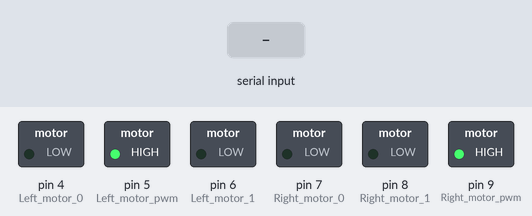
A sketch run on a simulated Arduino Uno, built with avr-gcc and run on an emulated ATmega328P. On the bench: switched loads named in the sketch (green lamp = pin HIGH). The inputs (shaded band) are chosen by the test bench.

Above: at 1.2 s.
1.3 s: "f" received over Serial
At 1.9 s:
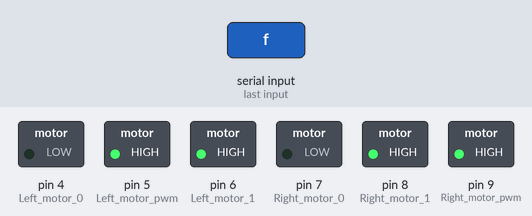
2.8 s: "l" received over Serial
At 4.0 s:
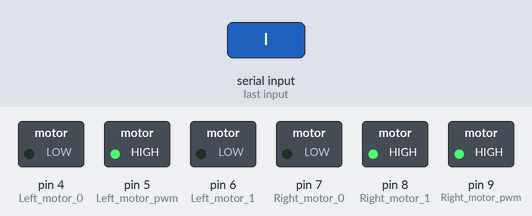
4.3 s: "r" received over Serial
At 5.4 s:
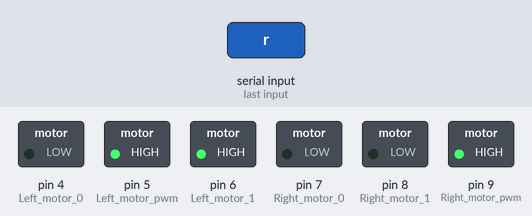
5.8 s: "b" received over Serial
At 6.5 s:
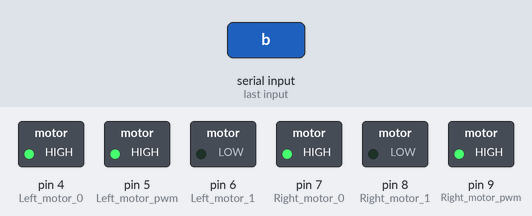
7.3 s: "s" received over Serial
At 7.7 s:
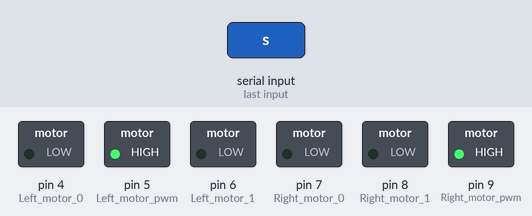
Timing chart, 0 to 9.8 s (numbered marks = the images above; inputs shaded):
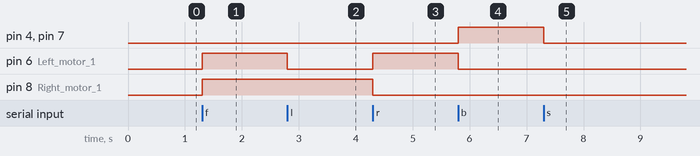

Measured:
- after the input at 1.3 s, pin 6 (Left_motor_1), pin 8 (Right_motor_1): LOW → HIGH at once
- after the input at 2.8 s, pin 6 (Left_motor_1): HIGH → LOW at once
- after the input at 4.3 s, pin 6 (Left_motor_1): LOW → HIGH at once; pin 8 (Right_motor_1): HIGH → LOW at once
- after the input at 5.8 s, pin 4 (Left_motor_0), pin 7 (Right_motor_0): LOW → HIGH at once; pin 6 (Left_motor_1): HIGH → LOW at once
- after the input at 7.3 s, pin 4 (Left_motor_0), pin 7 (Right_motor_0): HIGH → LOW at once

The sketch:

SnowBlower_Ard.ino
```cpp
/* Необходимые пины */
int Right_motor_pwm=9;
int Right_motor_1=8;
int Right_motor_0=7;
int Left_motor_pwm=5;
int Left_motor_1=6;
int Left_motor_0=4;

void forward()  //Вперёд
{
    digitalWrite(Right_motor_0,LOW);
    digitalWrite(Right_motor_1,HIGH);

    digitalWrite(Left_motor_0,LOW);
    digitalWrite(Left_motor_1,HIGH);
}

void left()  //Влево
{
    digitalWrite(Right_motor_0,LOW);
    digitalWrite(Right_motor_1,HIGH);

    digitalWrite(Left_motor_0,LOW);
    digitalWrite(Left_motor_1,LOW);
}

void right()  //Вправо
{
    digitalWrite(Right_motor_0,LOW);
    digitalWrite(Right_motor_1,LOW);

    digitalWrite(Left_motor_0,LOW);
    digitalWrite(Left_motor_1,HIGH);
}

void back()  //Назад
{
    digitalWrite(Right_motor_1,LOW);
    digitalWrite(Right_motor_0,HIGH);

    digitalWrite(Left_motor_1,LOW);
    digitalWrite(Left_motor_0,HIGH);
}

void brake()  //Остановка движения
{
    digitalWrite(Right_motor_0,LOW);
    digitalWrite(Right_motor_1,LOW);

    digitalWrite(Left_motor_0,LOW);
    digitalWrite(Left_motor_1,LOW);
}

void setup()
{
    /* Подключаем пины */
    Serial.begin(115200);
    pinMode(Left_motor_0,OUTPUT);
    pinMode(Left_motor_pwm,OUTPUT);
    pinMode(Left_motor_1, OUTPUT);
    pinMode(Right_motor_pwm,OUTPUT);
    pinMode(Right_motor_0,OUTPUT);
    pinMode(Right_motor_1,OUTPUT);

    digitalWrite(Right_motor_pwm, HIGH);
    digitalWrite(Left_motor_pwm, HIGH);

    //forward();
}

void loop()
{
    while(Serial.available())
    {
      char com = Serial.read();
      switch (com)
      {
        case 'f':
          forward();
          break;
        case 'l':
          left();
          break;
        case 'r':
          right();
          break;
        case 'b':
          back();
          break;
        case 's':
          brake();
          break;
        default:
          break;
      }
    }
}
```
